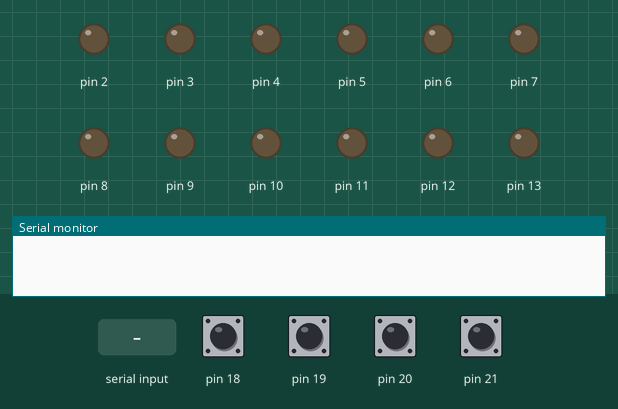
A sketch run on a simulated Arduino Mega 2560, built with avr-gcc and run on an emulated ATmega2560. Parts: output pins drawn as LEDs (lit = HIGH), the last lines printed to the serial monitor. The test bench sets the inputs (shaded band); at power-on: pin 18–21 HIGH.

Above: at 1.2 s.
1.3 s: "1" received over Serial
At 3.9 s:
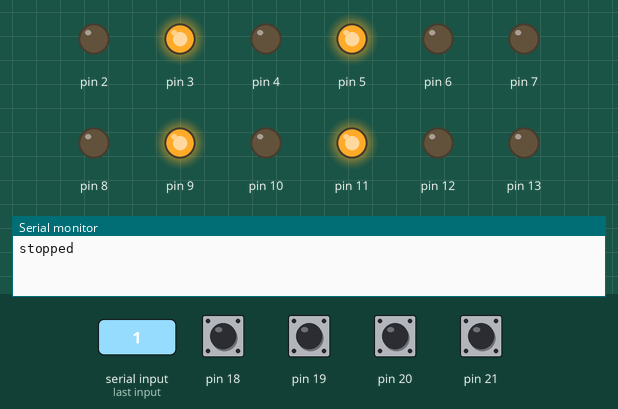
4.2 s: "2" received over Serial
At 6.1 s:
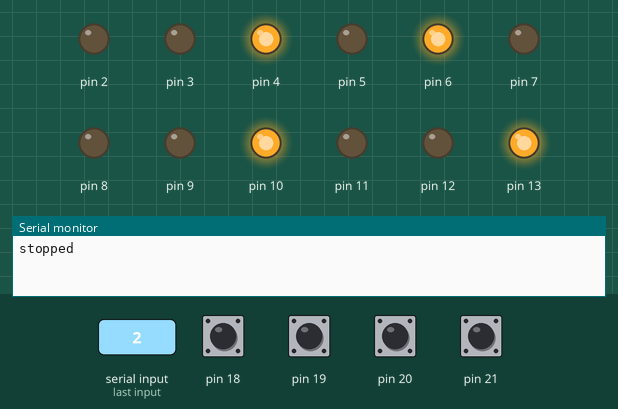
7.1 s: "3" received over Serial
At 9.5 s:
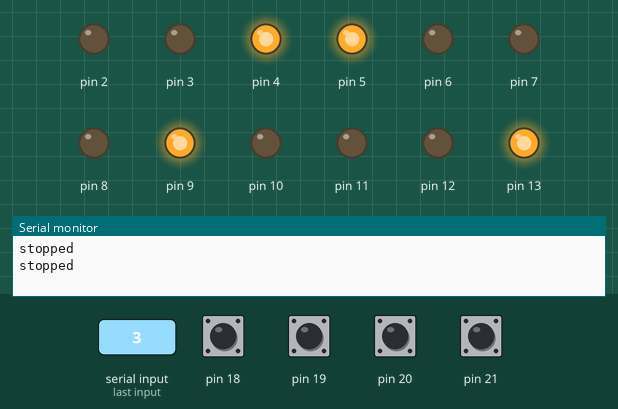
10.0 s: "4" received over Serial
At 11.7 s:
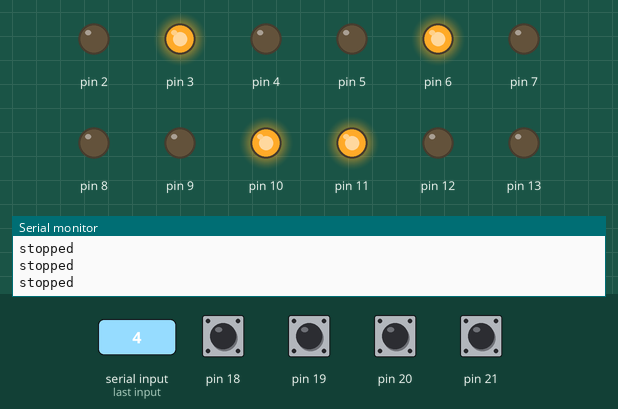
12.9 s: "3" received over Serial
At 14.0 s:
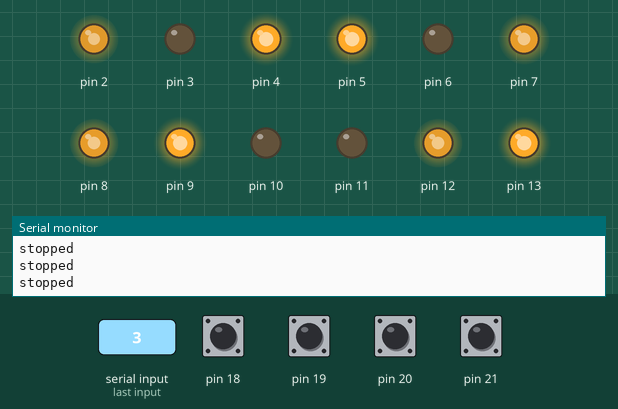
15.8 s: "1" received over Serial
At 16.3 s:
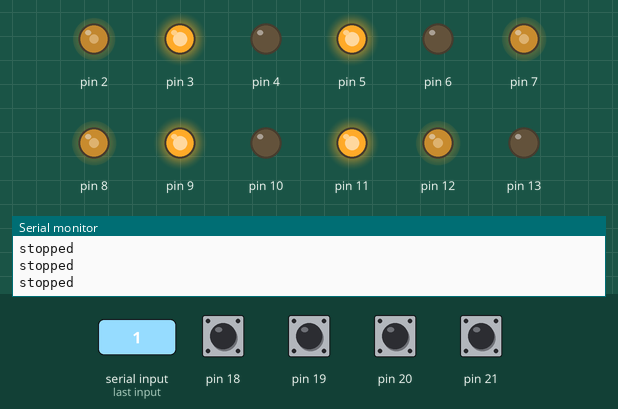
Timing chart, 0 to 18.8 s (numbered marks = the images above; inputs shaded):
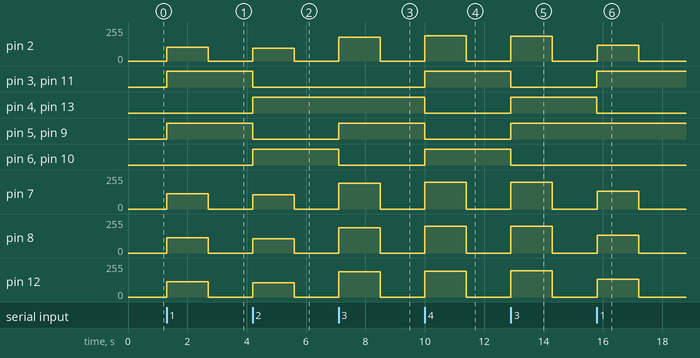

The sketch:

bombyx_2.0.ino
```cpp
// (licence header left out)
#include <PID_v1.h>
#include <Motor.h>

//=========== Pins and variables for motors control using PID ============//
//param: enc_pin, fwd_pin, bwd_pin, pwm_pin, kp, ki, kd
Motor motor_fl(18, 3, 4, 2, 1.0, 1.2, 0.02);
Motor motor_fr(19, 5, 6, 7, 1.0, 1.2, 0.02);
Motor motor_bl(20, 9, 10, 8, 1.0, 1.2, 0.02);
Motor motor_br(21, 11, 13, 12, 1.0, 1.2,0.02);

double out_speed1 = 0; double set_speed1 = 0; double output1 = 0;
double out_speed2 = 0; double set_speed2 = 0; double output2 = 0;
double out_speed3 = 0; double set_speed3 = 0; double output3 = 0;
double out_speed4 = 0; double set_speed4 = 0; double output4 = 0;

PID pid_fl(&out_speed1, &output1, &set_speed1, motor_fl.get_kp(), motor_fl.get_ki(), motor_fl.get_kd(), DIRECT);
PID pid_fr(&out_speed2, &output2, &set_speed2, motor_fr.get_kp(), motor_fr.get_ki(), motor_fr.get_kd(), DIRECT);
PID pid_bl(&out_speed3, &output3, &set_speed3, motor_bl.get_kp(), motor_bl.get_ki(), motor_bl.get_kd(), DIRECT);
PID pid_br(&out_speed4, &output4, &set_speed4, motor_br.get_kp(), motor_br.get_ki(), motor_br.get_kd(), DIRECT);

int timer1_counter;


/*
Setup pins and interrupts.
Initialize parameters for PID controllers of each motors
*/
void setup() {
	attachInterrupt(digitalPinToInterrupt(motor_fl.get_enc_pin()), update_enc1, RISING);
	attachInterrupt(digitalPinToInterrupt(motor_fr.get_enc_pin()), update_enc2, RISING);
	attachInterrupt(digitalPinToInterrupt(motor_bl.get_enc_pin()), update_enc3, RISING);
	attachInterrupt(digitalPinToInterrupt(motor_br.get_enc_pin()), update_enc4, RISING);

	//================================ timer setup ============================//
	noInterrupts();           // disable all interrupts
	TCCR5A = 0;
	TCCR5B = TCCR5B & 0b11111000 | 1; // set 31KHz PWM to prevent motor noise
	timer1_counter = 59286;           // preload timer 65536-16MHz/256/2Hz (34286 for 0.5sec) (59286 for 0.1sec)

	TCNT5 = timer1_counter;   // preload timer
	TCCR5B |= (1 << CS12);    // 256 prescaler
	TIMSK5 |= (1 << TOIE1);   // enable  timer overflow interrupt
	interrupts();             // enable all interrupts

	//============================== PID setup ================================//
	pid_fl.SetMode(AUTOMATIC);  //set PID in Auto mode
	pid_fr.SetMode(AUTOMATIC);
	pid_bl.SetMode(AUTOMATIC);
	pid_br.SetMode(AUTOMATIC);
	pid_fl.SetSampleTime(20);   // refresh rate of PID controller in ms
	pid_fr.SetSampleTime(20);
	pid_bl.SetSampleTime(20);
	pid_br.SetSampleTime(20);
	pid_fl.SetOutputLimits(0, 255); // this is the MAX PWM value to move motor
	pid_fr.SetOutputLimits(0, 255);
	pid_bl.SetOutputLimits(0, 255);
	pid_br.SetOutputLimits(0, 255);
	Serial.begin(115200);
}


/*
Main loop. During the loop, the arduino will wait for the raspbery to send
a moving command. The arduino then will control the motors to move in fixed step size and
feedback to the raspberry pi.
*/
void loop() {
	if (Serial.available() > 0) {
		delay(1);   //delay to allow byte to arrive in input buffer

		int cmd = Serial.read();

		// direction: 1=forward, -1=backward
		// speed: 0~255, set manually beacause of imperfection of the motors
		switch(cmd) {
			case '1':
				// forward
				set4wheel_dir(1,1,1,1);
				set4wheel_spd(100,112,112,112);
				break;
			case '2':
				// backward
				set4wheel_dir(-1,-1,-1,-1);
				set4wheel_spd(90,102,102,102);
				break;
			case '3':
				// left
				set4wheel_dir(-1,1,1,-1);
				set4wheel_spd(170,184,182,180);
				break;
			case '4':
				// right
				set4wheel_dir(1,-1,-1,1);
				set4wheel_spd(177,186,186,180);
				break;
			default:
				output1 = output2 = output3 = output4 = 0;
   		}
		motor_fl.set_speed(output1);
		motor_fr.set_speed(output2);
		motor_bl.set_speed(output3);
		motor_br.set_speed(output4);
		delay(1400);	// Stepsize depends on this and set_speed
		stop();
		delay(1000);		// Stop compltely for detecting gas
		Serial.println("stopped");	// Tell server the robot comleted a move
	}
}


/*
interrupt service routine - tick every 0.1sec
*/
ISR(TIMER5_OVF_vect) {
	TCNT5 = timer1_counter;
	out_speed1 = motor_fl.get_speed();
	out_speed2 = motor_fr.get_speed();
	out_speed3 = motor_bl.get_speed();
	out_speed4 = motor_br.get_speed();
}


/*
Shift the array to the right for 1 unit step
param num: size of the array
param val_array: array of value
*/
void shift_array(double* val_array, int num) {
    for(int i = num-2; i >= 0; i--) {
        val_array[i+1] = val_array[i];
    }
}

/*
Calcualte the average of all value in the array
param num: size of the array
param val_array: array of value
*/
double cal_average(double* val_array, int num){
    double sum = 0.0;
    for(int i = 0; i < num; i++) {
        sum += val_array[i];
    }
    return sum/num;
}


/*
Set rotating direction for each wheels. 1 is forward, -1 is backward
param fl : Front left wheel
param fr : Front right wheel
param bl : Back left wheel
param br : Back right wheel
*/
void set4wheel_dir(int fl, int fr, int bl, int br) {
	motor_fl.set_direction(fl);
	motor_fr.set_direction(fr);
	motor_bl.set_direction(bl);
	motor_br.set_direction(br);
}


/*
Set speed (pmw value) for each wheels
param fl : PWM of front left wheel
param fr : PWM of front right wheel
param bl : PWM of back left wheel
param br : PWM of back right wheel
*/
void set4wheel_spd(int fl, int fr, int bl, int br) {
	set_speed1 = fl;
	set_speed2 = fr;
	set_speed3 = bl;
	set_speed4 = br;
	pid_fl.Compute();
	pid_fr.Compute();
	pid_bl.Compute();
	pid_br.Compute();
}


/*
Stop all the wheels by setting speed = 0
*/
void stop(){
	motor_fl.set_speed(0);
	motor_fr.set_speed(0);
	motor_bl.set_speed(0);
	motor_br.set_speed(0);
}


/*
Pulse counting event called by the interupts
*/
void update_enc1(){
	motor_fl.update_count();}

void update_enc2(){
	motor_fr.update_count();}

void update_enc3(){
	motor_bl.update_count();}

void update_enc4(){
	motor_br.update_count();}
```

Motor.cpp
```cpp
/*
  Motor.cpp - Library for controlling motors of cpt robot.
  Created by Duc-Nhat Luong, March 10, 2021.
*/

#include "Arduino.h"
#include "Motor.h"

Motor::Motor(byte enc_pin, byte fwd_pin, byte bwd_pin, byte pwm_pin, double kp, double ki, double kd) {
    pinMode(enc_pin, INPUT_PULLUP);
    pinMode(fwd_pin, OUTPUT);
    pinMode(bwd_pin, OUTPUT);
    pinMode(pwm_pin, OUTPUT);

    digitalWrite(enc_pin, HIGH); //turn pullup resistor on
    digitalWrite(fwd_pin,0);  //stop motor
    digitalWrite(bwd_pin,0);  //stop motor
    analogWrite(pwm_pin,0);   //stop motor

    _enc_pin = enc_pin;
    _fwd_pin = fwd_pin;
    _bwd_pin = bwd_pin;
    _pwm_pin = pwm_pin;
    _enc_count = 0;
    _kp = kp;
    _ki = ki;
    _kd = kd;
}

void Motor::set_direction(int dir) {
    switch(dir) {
        case 1:
            digitalWrite(_fwd_pin,1);      //run motor run forward ỏ backward I don't know
            digitalWrite(_bwd_pin,0);
            break;
        case -1:
            digitalWrite(_fwd_pin,0);      //run motor run forward ỏ backward I don't know
            digitalWrite(_bwd_pin,1);
            break;
        default:
            break;
        }
}

void Motor::set_speed(int pwm) {
    analogWrite(_pwm_pin, pwm);
}

void Motor::update_count() {
    _enc_count += 1;
}

double Motor::get_speed() {
    double spd;
    spd = 0.213*_enc_count; //60/562/0.5
    _enc_count = 0;
    return spd;
}

byte Motor::get_enc_pin() {
    return _enc_pin;
}

double Motor::get_kp() {
    return _kp;
}

double Motor::get_ki() {
    return _ki;
}

double Motor::get_kd() {
    return _kd;
}
```

Motor.h
```cpp
/*
  Motor.h - Library for controlling motors of cpt robot.
  Created by Duc-Nhat Luong, March 10, 2021.
*/

#include "Arduino.h"
#ifndef Motor_h
#define Motor_h

class Motor
{
  public:
    Motor(byte enc_pin, byte fwd_pin, byte bwd_pin, byte pwm_pin, double kp, double ki, double kd);
    void detect_a();
    void set_direction(int dir);
    void set_speed(int pwm);
    void update_count();

    double get_speed();
    double get_kp();
    double get_ki();
    double get_kd();
    byte get_enc_pin();

  private:
    byte _enc_pin;
    byte _fwd_pin;
    byte _bwd_pin;
    byte _pwm_pin;
    double _kp;
    double _ki;
    double _kd;
    int _enc_count;
};

#endif
```

Measured:
- after the input at 1.3 s, pin 2: 0/255 → 102/255 at once, → 0/255 1.4 s later; pin 3, pin 5, pin 9, pin 11: LOW → HIGH at once; pin 7, pin 8, pin 12: 0/255 → 114/255 at once, → 0/255 1.4 s later
- after the input at 4.2 s, pin 2: 0/255 → 94/255 at once, → 0/255 1.4 s later; pin 3, pin 5, pin 9, pin 11: HIGH → LOW at once; pin 4, pin 6, pin 10, pin 13: LOW → HIGH at once; pin 7, pin 8, pin 12: 0/255 → 107/255 at once, → 0/255 1.4 s later
- after the input at 7.1 s, pin 2: 0/255 → 178/255 at once, → 0/255 1.4 s later; pin 5, pin 9: LOW → HIGH at once; pin 6, pin 10: HIGH → LOW at once; pin 7: 0/255 → 193/255 at once, → 0/255 1.4 s later; pin 8: 0/255 → 191/255 at once, → 0/255 1.4 s later
- after the input at 10.0 s, pin 2: 0/255 → 189/255 at once, → 0/255 1.4 s later; pin 3, pin 6, pin 10, pin 11: LOW → HIGH at once; pin 4, pin 5, pin 9, pin 13: HIGH → LOW at once; pin 7: 0/255 → 200/255 at once, → 0/255 1.4 s later; pin 8: 0/255 → 199/255 at once, → 0/255 1.4 s later
- after the input at 12.9 s, pin 2: 0/255 → 186/255 at once, → 0/255 1.4 s later; pin 3, pin 6, pin 10, pin 11: HIGH → LOW at once; pin 4, pin 5, pin 9, pin 13: LOW → HIGH at once; pin 7: 0/255 → 202/255 at once, → 0/255 1.4 s later; pin 8: 0/255 → 200/255 at once, → 0/255 1.4 s later
- after the input at 15.8 s, pin 2: 0/255 → 119/255 at once, → 0/255 1.4 s later; pin 3, pin 11: LOW → HIGH at once; pin 4, pin 13: HIGH → LOW at once; pin 7, pin 8: 0/255 → 133/255 at once, → 0/255 1.4 s later; pin 12: 0/255 → 132/255 at once, → 0/255 1.4 s later
